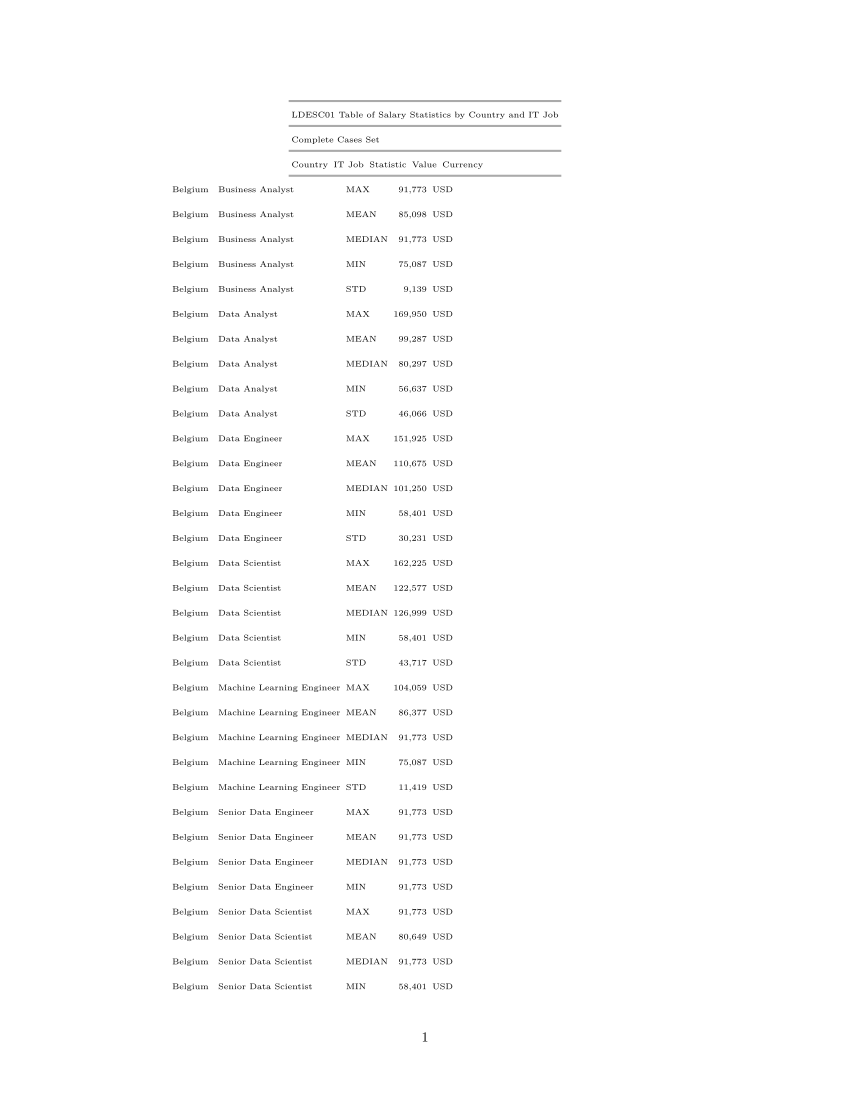

Recreate this plot in R.
# -------------------------------------
# Script: 
  Author= "YoJoseParra" 
# Purpose: 
# Notes:
# -------------------------------------
#################################### These next 8 lines delete history,  #########################################
clearhistory <- function() {write("", file=".blank"); loadhistory(".blank");unlink(".blank")}; clearhistory()
##################################################################################################################

##HERE THE RMD DOC STARTS. Unquote to make a markdown file after code completion #################################
# ---
# author: "Jose Parra"
# date: ""
# output:
#   pdf_document: default
# word_document:
#   reference_docx: doc_styles_vert.docx
# ---
# 
# ```{r, message=FALSE, warning=FALSE, echo=FALSE}


library(officer)
#library(ggplot2)
library(crosstable)
library(readxl)
library(flextable)
library(officer)
library(dplyr)
library(knitr)


use_df_printer()

set_flextable_defaults(
  border.color = "#AAAAAA", font.family = "Arial",
  font.size = 6, padding = 2,
  line_spacing=0.7,
  text.align='center',
  table.layout = 'autofit'
  
  
  
)



z <- read_excel("data/titles.xls")
titlecd = toString(z[2,1])
title = toString(z[2,2])
docname = paste0(titlecd,'.docx')
footnote_jose= toString(z[2,3])
use_df_printer()
a = read.csv("data/EDA1_Bargraphs_3.0.csv")

b=a[a$paramtyp =='',c('country', 'job','paramcd', 'aval', 'avalu')]
names(b) = c('Country', 'IT Job','Statistic', 'Value', 'Currency')

flextable(b)%>% 
  add_footer_lines( paste('Note:',footnote_jose) )%>% 
  add_header_lines(paste('Complete Cases Set') )%>% 
  add_header_lines(paste(titlecd, title) )%>% 
  line_spacing( space = 0.7, part = "all")









#```

################################ HERE THE RMD DOC ENDS                 ##########################################
################################ This is done to have an output in txt ##########################################
options(max.print=1000000)
#getwd()


sink(file = paste0('out/', titlecd, '.log' ) , append = TRUE)

kable(b)


savehistory(file = paste0('out/', titlecd, '_verbose.log' ) )

timestamp(stamp = date(),
          prefix = "##------ ", suffix = " ------##",
          quiet = FALSE)
Sys.timezone()
Author

sink()
#################################################################
